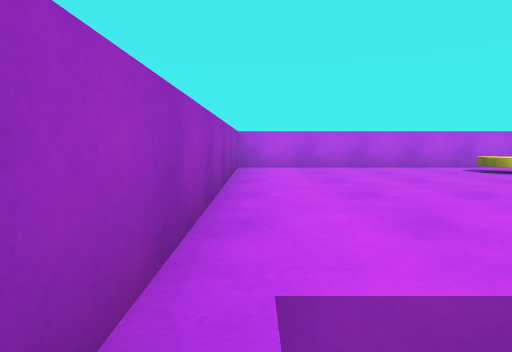
[1] (above)

16 first-person views from a walk through a 3-D level made in the Unity game engine. The camera is 0.65 m above the floor, tilts 6° down and sees 80° across. The floor is counted in squares, 1 m on a side. Each view is taken from the middle of a square. On the plan, view 1 faces up. The plan holds only what a view shows up to about 9 squares ahead; the rest is blank. The player is left out.

[2]
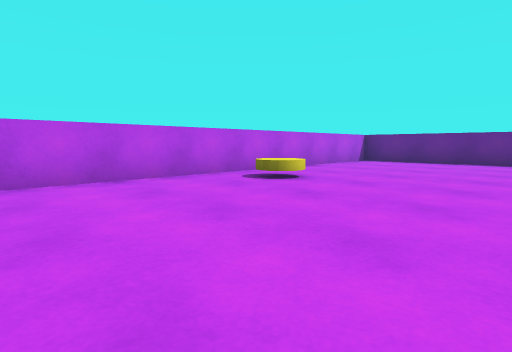

[3]
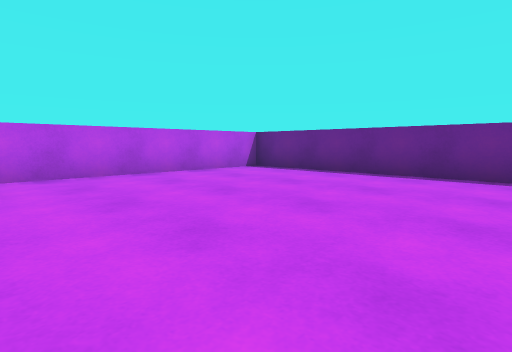

[4]
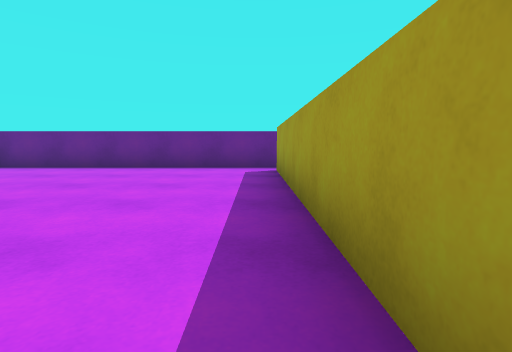

[5]
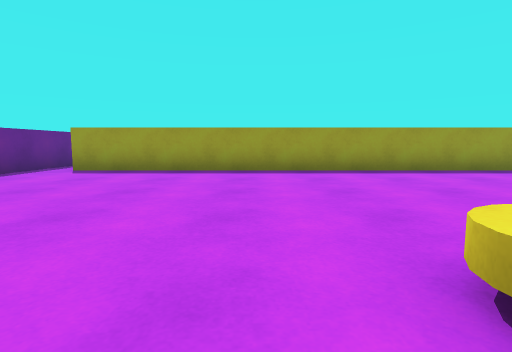

[6]
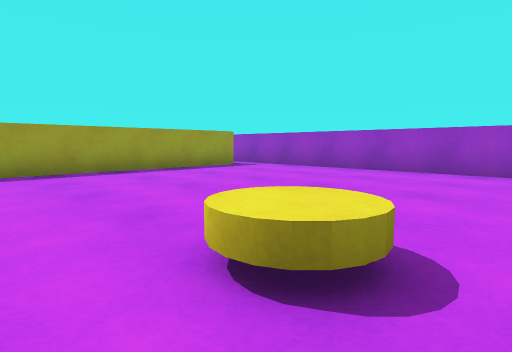

[7]
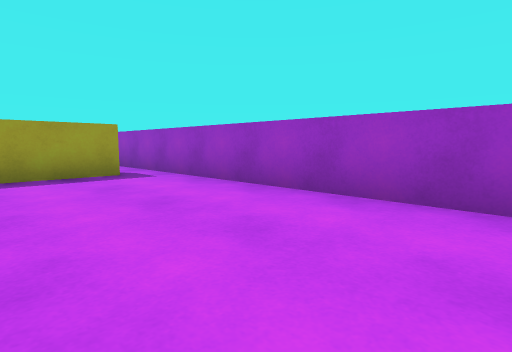

[8]
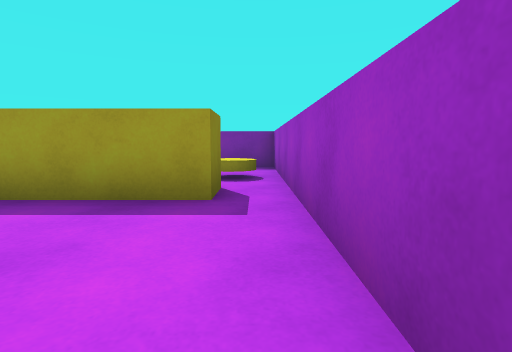

[9]
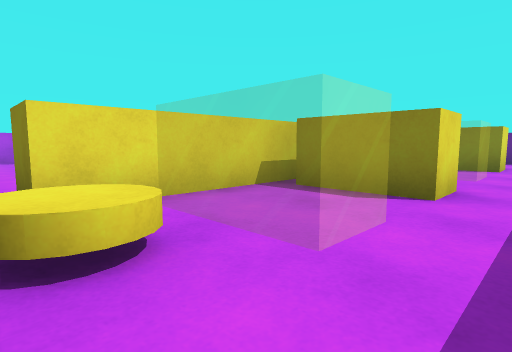

[10]
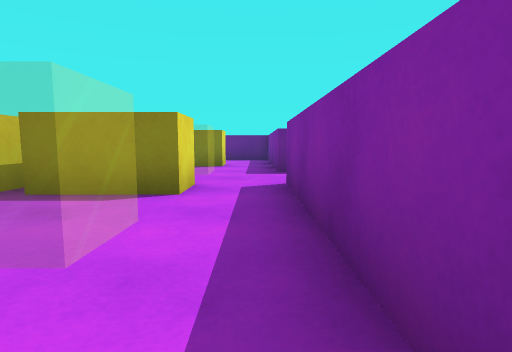

[11]
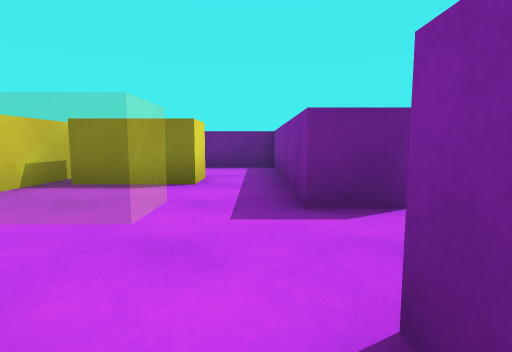

[12]
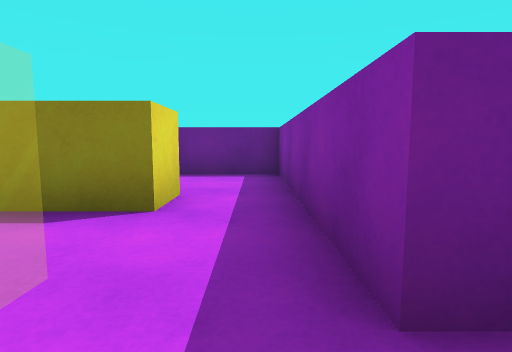

[13]
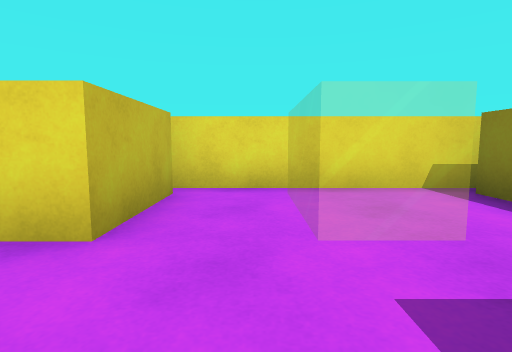

[14]
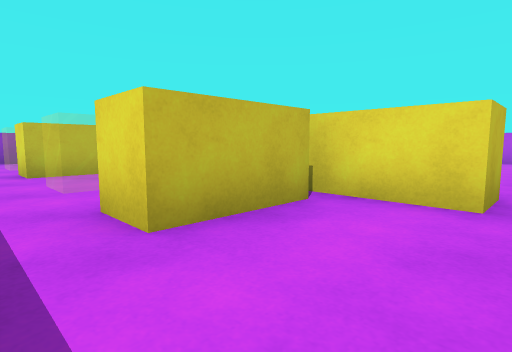

[15]
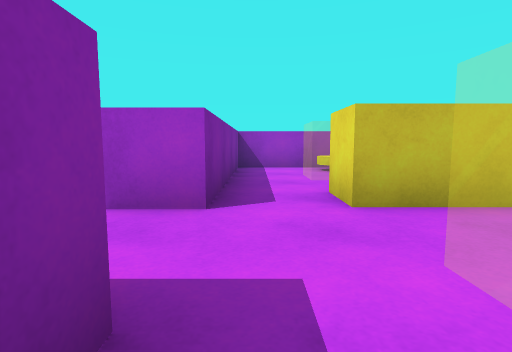

[16]
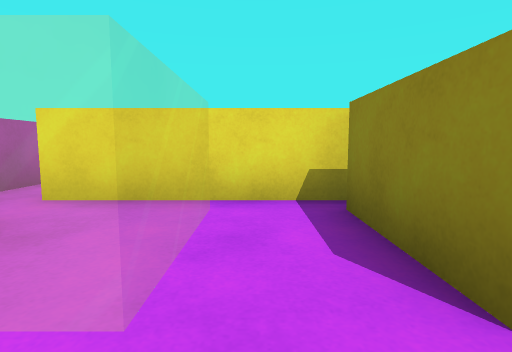

### Floor plan
Ten units are one square. View 1 is at (0, 0); x grows to the right and y downward. Boxes are objects, and circles mark ways between rooms. Rooms are numbered by the first view taken in them; rooms with no view inside come last. Other rooms are left out.
<svg viewBox="-10 -90 140 151">
<path fill="none" stroke="#000" d="M5 5 5 -5 115 -5 115 5M125 5 125 -85 -5 -85 -5 5M70 56 70 45 125 45 125 5M115 5 5 5M-5 5 -5 45 50 45 50 55"/>
<rect x="55" y="-75" width="10" height="10" fill="#bbb"><title>yellow disc</title></rect>
<rect x="-5" y="15" width="10" height="10" fill="#bbb"><title>yellow disc</title></rect>
<rect x="35" y="5" width="20" height="30" fill="#bbb"><title>yellow block</title></rect>
<rect x="85" y="5" width="20" height="30" fill="#bbb"><title>yellow block</title></rect>
<circle cx="0" cy="0" r="3" fill="#2a7"/>
<circle cx="120" cy="0" r="3" fill="#2a7"/>
<text x="60" y="-40">1</text>
<text x="60" y="30">2</text>
</svg>
Room 1 opens to room 2.

Where each view was taken, in squares from view 1:
view 1: 0 up, 0 right, facing up
view 2: 3 up, 1 right, facing up-right
view 3: 2 up, 6 right, facing up-right
view 4: 1 up, 4 right, facing right
view 5: 8 up, 7 right, facing down
view 6: 8 up, 7 right, facing down-left
view 7: 7 up, 3 right, facing down-left
view 8: 4 up, 0 right, facing down
view 9: 4 down, 0 right, facing up-right
view 10: 4 down, 0 right, facing right
view 11: 4 down, 4 right, facing right
view 12: 4 down, 6 right, facing right
view 13: 5 down, 6 right, facing up
view 14: 4 down, 12 right, facing up-left
view 15: 4 down, 8 right, facing left
view 16: 4 down, 3 right, facing up
